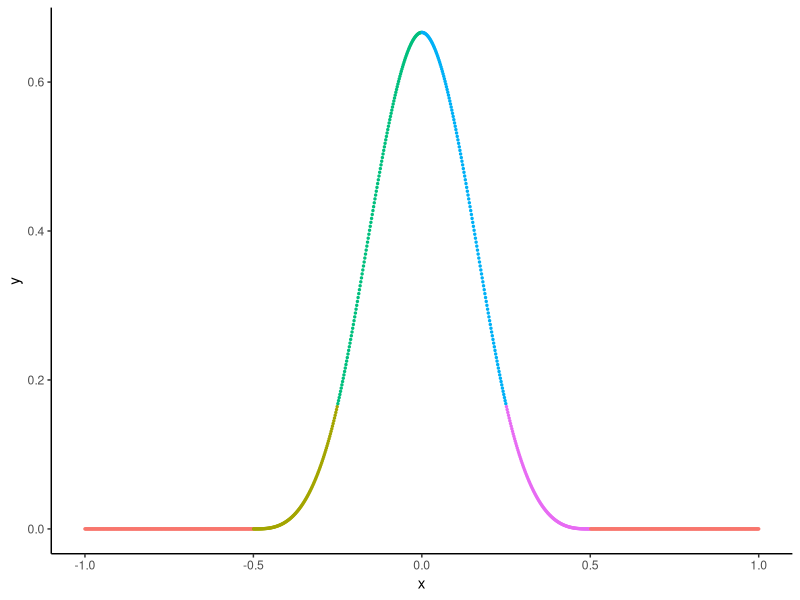
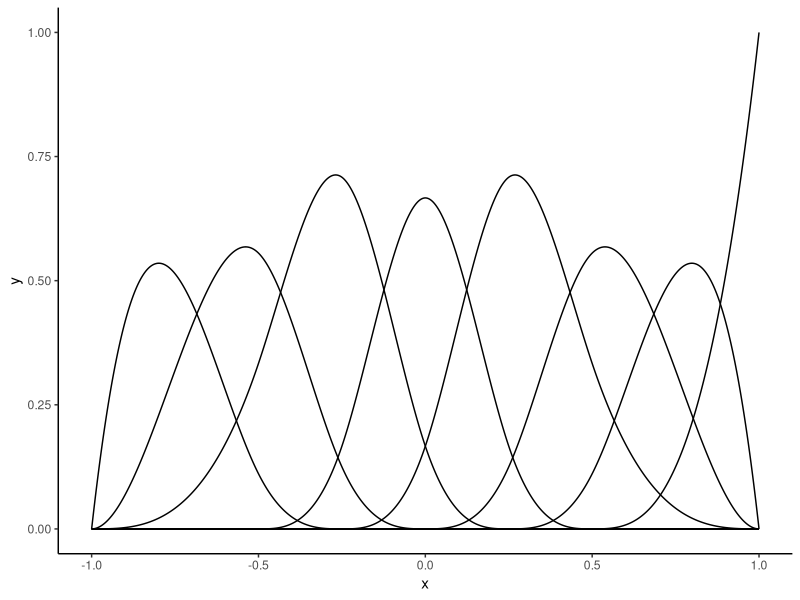
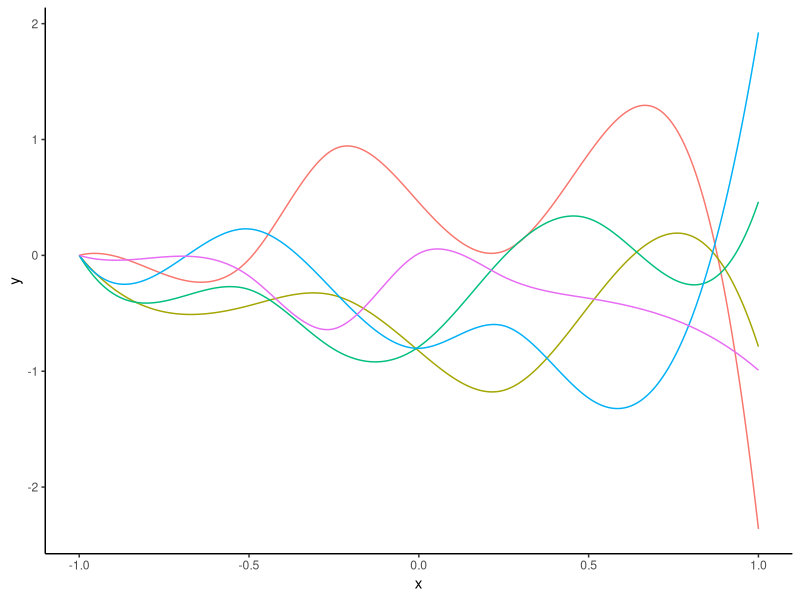
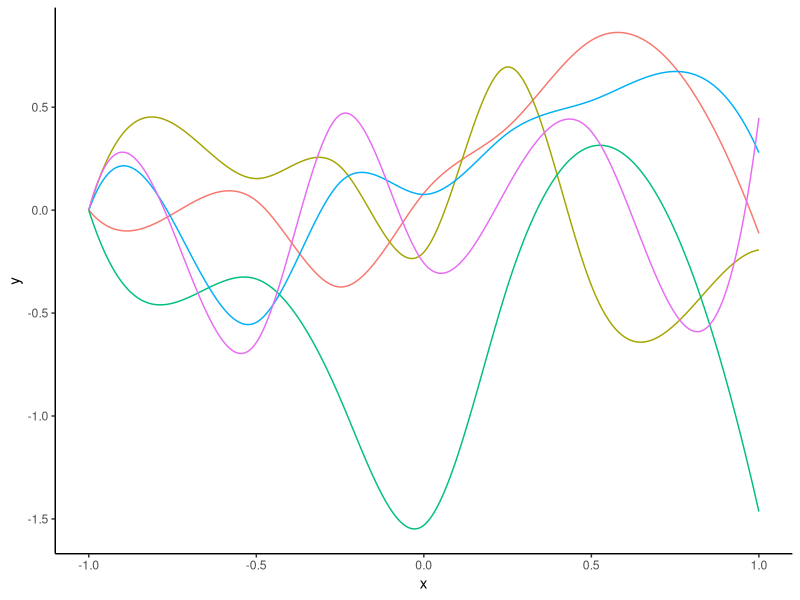
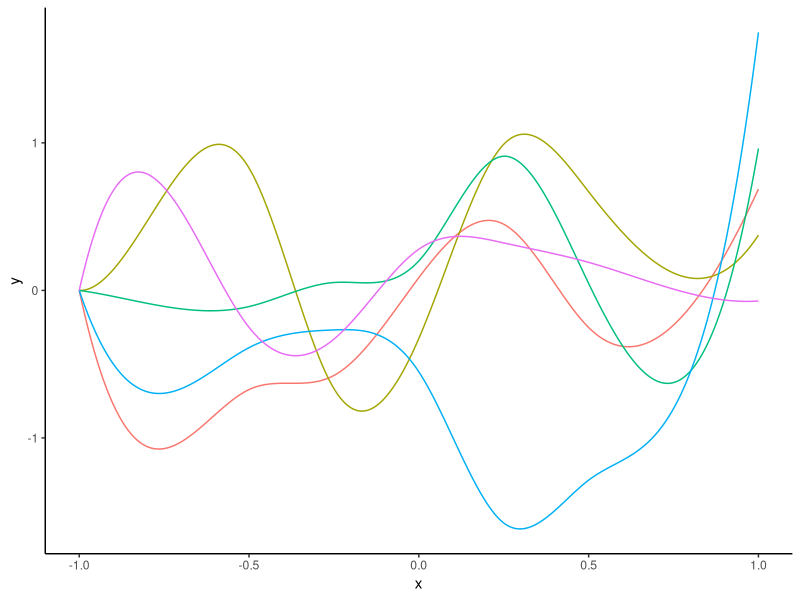
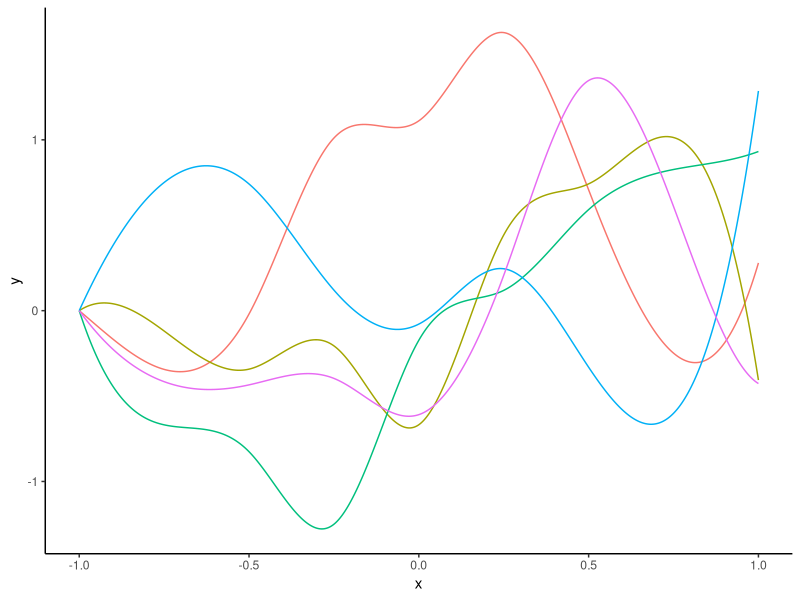
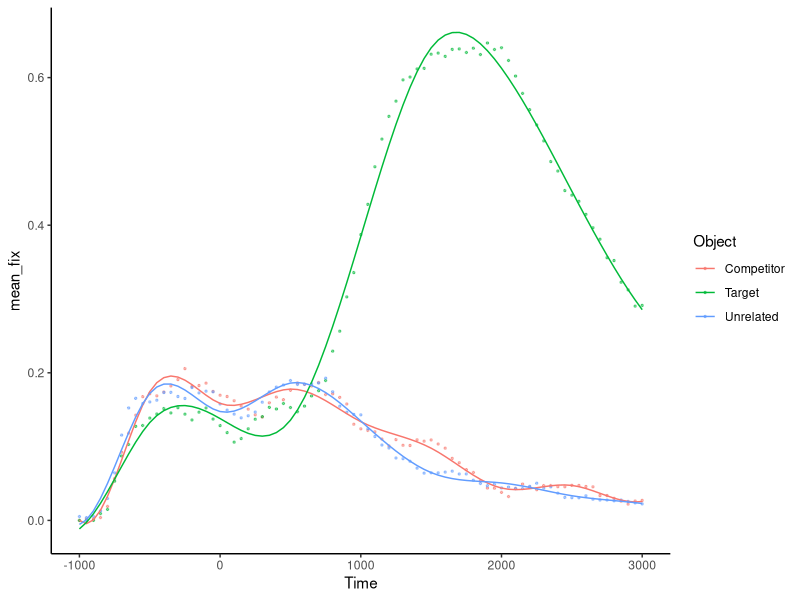

These figures' R source, in order:

## ------------------------------------------------------------------------
library(tidyverse)
library(magrittr)
library(modelr)
theme_set(theme_classic())


## ------------------------------------------------------------------------
b_spline <- function(x, knots, show_piece = F){
  
  stopifnot(length(knots) == 5)
  
  .b_spline <- function(x){
    if (x >= knots[1] & x < knots[2]) {
      piece <- 1
      u <- (x-knots[1])/(knots[2] - knots[1])
      y <- 1/6 * u^3 
      
    } else if (x >= knots[2] & x < knots[3]) {
      piece <- 2
      u <- (x-knots[2])/(knots[3] - knots[2])
      y <- 1/6 * (1 + 3*u + 3*u^2 - 3*u^3)
      
    } else if (x >= knots[3] & x < knots[4]) {
      piece <- 3
      u <- (x-knots[3])/(knots[4] - knots[3])
      y <- 1/6 * (4 - 6*u^2 + 3*u^3)
      
    } else if (x >= knots[4] & x <= knots[5]) {
      piece <- 4
      u <- (x-knots[4])/(knots[5] - knots[4])
      y <- 1/6 * (1 - 3*u + 3*u^2 - u^3)
    }
    else {
      piece <- 0
      y <- 0 
    } 
    
    if (!show_piece) return(y)
    
    c(y, piece)
  
  }
  
  if (!show_piece){
    tibble(x = x, 
           y = map_dbl(x, .b_spline)
    )
  } else {
    map(x, .b_spline) %>% 
      do.call(rbind, .)%>%
      set_colnames(c('y', 'segment')) %>% 
      as_tibble() %>% 
      mutate(x = x) %>% 
      mutate_at(vars(segment), as.factor) %>% 
      select(x, everything())
  }
  
}


## ------------------------------------------------------------------------
x <- seq(-1, 1, length.out = 1000)
knots <- seq(-0.5, 0.5, length.out = 5)
b_spline(x, knots = knots, show_piece = T) %>%
  ggplot(mapping = aes(x = x, 
                       y = y, 
                       colour = segment)) +
  geom_point(size = 0.5) +
  theme(legend.position="none")


## ------------------------------------------------------------------------
library(splines)


bs(x, knots  = knots) %>% 
  as.data.frame() %>% 
  as_tibble() %>% 
  mutate(x=x) %>% 
  gather(k, y, -x) %>% ggplot(mapping = aes(x = x, y = y, group = k)) + geom_line()




## ------------------------------------------------------------------------
rbspline <- function(x, knots){
  tibble(x = x,
         y = bs(x, knots = knots) %*% rnorm(length(knots) + 3) %>% 
           as.vector()
  )
  
}

rbspline_examples <- function(i){
  set.seed(i)
  Df <- imap(rerun(5, rbspline(x, knots)), 
             ~mutate(., example = .y)) %>% 
    bind_rows() %>% 
    mutate_at(vars(example), as.character)
  
  p <- Df %>% ggplot(mapping = aes(x = x, y = y, colour = example)) + 
    geom_line() +
    theme(legend.position="none")
  
  p
}


rbspline_examples(1010)


## ------------------------------------------------------------------------
rbspline_examples(101)


## ------------------------------------------------------------------------
rbspline_examples(1201)


## ------------------------------------------------------------------------
rbspline_examples(1013)


## ------------------------------------------------------------------------
eyefix_df <- read_csv('data/funct_theme_pts.csv')

eyefix_df_avg <- eyefix_df %>% 
  group_by(Time, Object) %>% 
  summarize(mean_fix = mean(meanFix)) %>% 
  ungroup()

eyefix_df_avg_targ <- filter(eyefix_df_avg, Object == 'Target')



## ---- echo=T-------------------------------------------------------------
library(splines)
knots <- seq(-500, 2500, by = 500)
M_bs <- lm(mean_fix ~ bs(Time, knots = knots)*Object, 
           data=eyefix_df_avg)


## ------------------------------------------------------------------------
eyefix_df_avg%>%
  add_predictions(M_bs) %>%
  ggplot(mapping = aes(x = Time, group = Object, colour = Object)) +
  geom_point(aes(y = mean_fix), size = 0.5, alpha = 0.5) +
  geom_line(aes(y = pred))

